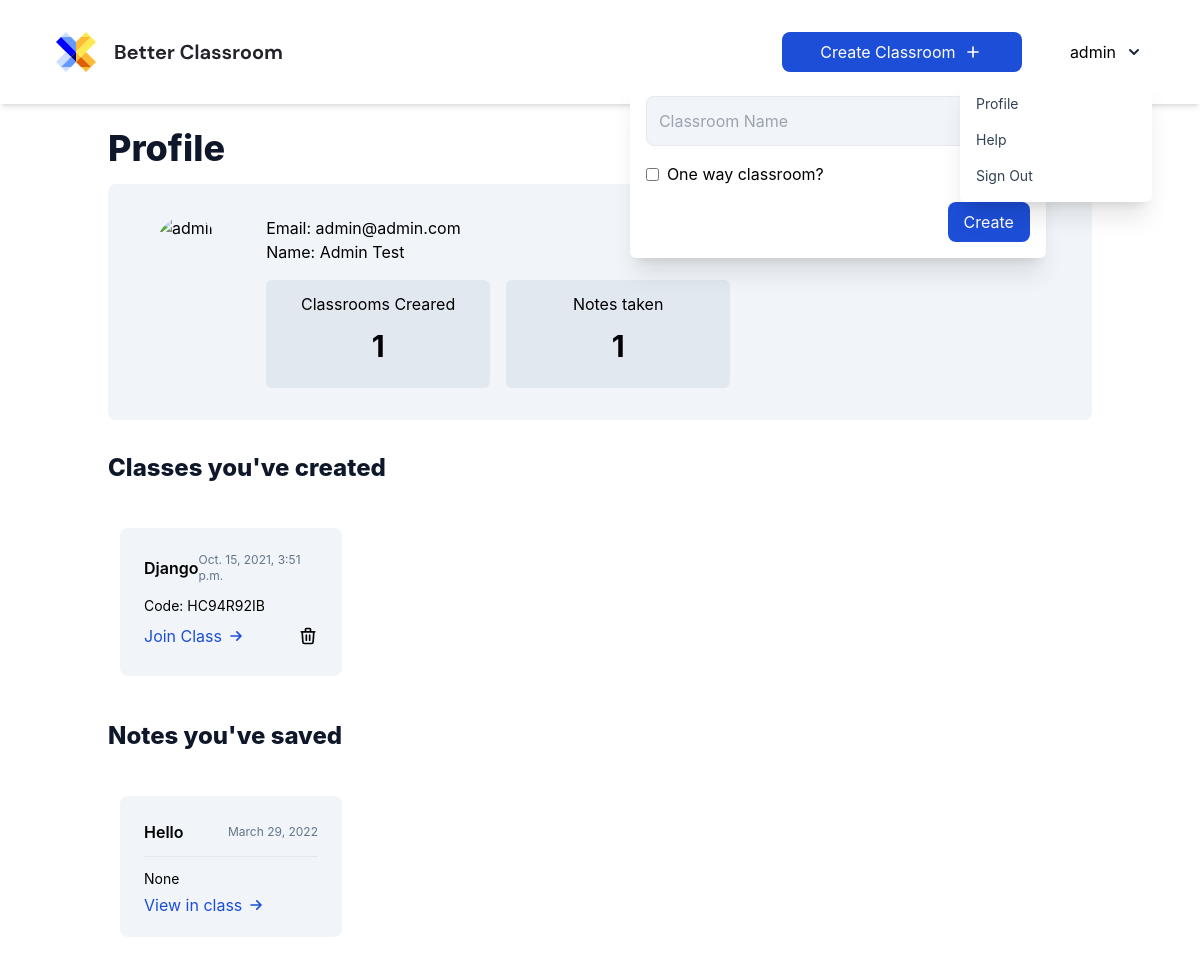
/profile/ (signed in), run on the app's committed database.
### classroom/models.py (models this page shows, shortened)
class Classroom(models.Model):
    name = models.CharField(max_length=50, null=True, blank=True)
    created_by = models.ForeignKey(User, on_delete=models.CASCADE, related_name="teacher")
    slug = models.SlugField(max_length=11, blank=True, null=True)
    oneway = models.BooleanField(default=True)
    board = models.TextField(blank=True, null=True, default="{}")
    timestamp = models.DateTimeField(auto_now_add=True)

class Notes(models.Model):
    classroom = models.ForeignKey(Classroom, on_delete=models.CASCADE)
    user = models.CharField(max_length=100, null=True, blank=True)
    note = models.CharField(max_length=1000, null=True, blank=True)

### accounts/views.py (the view)
# urls.py: path('profile/', profile_view, name='profile'),
@login_required
def profile_view(request):
    context = {
        'title': request.user.first_name + " " + request.user.last_name,
        'classrooms': Classroom.objects.filter(created_by=request.user),
        'notes': Notes.objects.filter(user=request.user)
    }
    return render(request, 'accounts/profile.html', context)

### Templates/accounts/profile.html (shortened to what this page needs)
{% extends 'base/base.html' %}
{% load static %}
{% block content %}
<div>
    <div class="mb-8">
        <h1 class="text-4xl font-extrabold text-slate-900 mb-4">Profile</h1>
        <div class="flex w-full bg-slate-100 rounded-lg p-8" >
            <div class="mr-12">
                <img src="{{ user.socialaccount_set.all.0.get_avatar_url }}" alt="{{ user }}" class="h-20 lg:h-40 w-auto rounded-full ml-4 object-cover" draggable="false" />
            </div>
            <div>
                Email: {{ request.user.email }} <br>
                Name: {{ request.user.first_name }} {{ request.user.last_name }}
                <div class="flex space-x-4 mt-4">
                    <div class="bg-slate-200 p-3 w-56 flex items-center justify-center rounded-md flex-col">
                        Classrooms Creared
                        <h2 class="text-3xl font-bold py-3">{{ classrooms.count }}</h2>
                    </div>
                    <div class="bg-slate-200 p-3 w-56 flex items-center justify-center rounded-md flex-col">
                        Notes taken
                        <h2 class="text-3xl font-bold py-3">{{ notes.count }}</h2>
                    </div>
                </div>
            </div>
        </div>
    </div>
    <h1 class="text-2xl font-extrabold text-slate-900 mb-2">Classes you've created</h1>
    <div class="flex flex-wrap my-8 w-full">
        {% for classroom in classrooms %}
            <div class="w-1/4 p-3">
                <div class="p-6 bg-slate-100 rounded-lg">
                    <div class="flex justify-between items-center mb-3">
                        <div class="font-semibold ">{{ classroom.name }}</div>
                        <div class="text-slate-500 text-xs">{{ classroom.timestamp }}</div>
                    </div>
                    <div class="mb-1 text-sm">Code: {{ classroom.slug }}</div>
                    <div class="flex justify-between items-center">
                        <a href="/{{ classroom.slug }}" class="text-blue-700 text-md py-1 rounded-md flex justify-center items-center">
                            Join Class
                            <svg xmlns="http://www.w3.org/2000/svg" class="ml-1 h-5 w-5" fill="none" viewBox="0 0 24 24" stroke="currentColor">
                                <path stroke-linecap="round" stroke-linejoin="round" stroke-width="2" d="M13 7l5 5m0 0l-5 5m5-5H6" />
                            </svg>
                        </a>
                        {% if request.user == classroom.created_by %}
                        <a href="/delete/{{ classroom.slug }}" class="hover:text-red-500">
                            <svg xmlns="http://www.w3.org/2000/svg" class="h-5 w-5" fill="none" viewBox="0 0 24 24" stroke="currentColor">
                                <path stroke-linecap="round" stroke-linejoin="round" stroke-width="2" d="M19 7l-.867 12.142A2 2 0 0116.138 21H7.862a2 2 0 01-1.995-1.858L5 7m5 4v6m4-6v6m1-10V4a1 1 0 00-1-1h-4a1 1 0 00-1 1v3M4 7h16" />
                            </svg>
                        </a>
                        {% endif %}
                    </div>
                </div>
            </div>
        {% endfor %}
    </div>
    <h1 class="text-2xl font-extrabold text-slate-900 mb-2">Notes you've saved</h1>
    <div class="flex flex-wrap my-8 w-full">
        {% for note in notes %}
            <div class="w-1/4 p-3">
                <div class="px-6 pt-6 pb-4 bg-slate-100 rounded-lg">
                    <div class="flex justify-between items-center mb-3">
                        <div class="font-semibold ">{{ note.classroom.name }}</div>
                        <div class="text-slate-500 text-xs">{{ note.classroom.timestamp|date }}</div>
                    </div>
                    <hr class="mb-3">
                    <div class="text-sm">{{ note.note }}</div>
                    <div class="flex justify-between items-center">
                        <a href="/{{ classroom.slug }}" class="text-blue-700 text-md py-1 rounded-md flex justify-center items-center">
                            View in class
                            <svg xmlns="http://www.w3.org/2000/svg" class="ml-1 h-5 w-5" fill="none" viewBox="0 0 24 24" stroke="currentColor">
                                <path stroke-linecap="round" stroke-linejoin="round" stroke-width="2" d="M13 7l5 5m0 0l-5 5m5-5H6" />
                            </svg>
                        </a>
                    </div>
                </div>
            </div>
        {% endfor %}
    </div>
</div>
{% endblock content %}

### Templates/base/navbar.html (shortened to what this page needs)
{% load socialaccount %}
<nav class="absolute top-0 w-screen">
    <div class="mx-auto max-w-screen">
        <div class="flex justify-between shadow-md px-12">
            <div class="flex space-x-4">
                <div>
                    <a href="{% url 'home' %}" class="flex items-center py-8 px-2 text-slate-700 hover:text-slate-900">
                    </a>
                </div>
            </div>
            <div class="md:flex items-center">
                {% if request.user.is_authenticated %}
                    <div class="flex justify-center mr-6">
                        <div x-data="{ createClass: false }" class="relative my-2">
                            <button @click="createClass = !createClass" class="relative z-10 block px-3 py-2 flex w-60 mr-6 justify-center items-center bg-blue-700 hover:bg-blue-800 text-white rounded-lg">
                                Create Classroom
                                <svg xmlns="http://www.w3.org/2000/svg" class="ml-2 h-5 w-5" fill="none" viewBox="0 0 24 24" stroke="currentColor">
                                    <path stroke-linecap="round" stroke-linejoin="round" stroke-width="2" d="M12 6v6m0 0v6m0-6h6m-6 0H6" />
                                </svg>
                            </button>
                            <div x-show="createClass" @click="createClass = false" class="fixed inset-0 h-full w-full z-10"></div>
                            <div x-show="createClass" class="absolute right-0 mt-2 p-4 w-auto bg-white rounded-md shadow-xl z-20">
                                <form action="" method="POST">{% csrf_token %}
                                    <div class="flex flex-col space-y-4">
                                        <input type="text" name="classname" placeholder="Classroom Name" class="p-3 w-96 bg-slate-100 rounded-lg border focus:border-slate-200"  required/>
                                        <label class="inline-flex items-center">
                                            <input type="checkbox" class="form-checkbox" name="oneway"/>
                                            <span class="ml-2">One way classroom?</span>
                                        </label>
                                        <button type="submit" class="px-4 py-2 ml-auto flex w-max justify-center items-center bg-blue-700 hover:bg-blue-800 text-white rounded-lg">
                                            Create
                                        </button>
                                    </div>
                                </form>
                            </div>
                        </div>
                    </div>
                    {{ request.user }}
                    <div class="flex justify-center">
                        <div x-data="{ dropdownOpen: false }" class="relative my-2">
                            <button @click="dropdownOpen = !dropdownOpen" class="relative z-10 block rounded-md p-2 focus:outline-none">
                                <svg class="h-5 w-5 text-slate-800" xmlns="http://www.w3.org/2000/svg" viewBox="0 0 20 20" fill="currentColor">
                                    <path fill-rule="evenodd" d="M5.293 7.293a1 1 0 011.414 0L10 10.586l3.293-3.293a1 1 0 111.414 1.414l-4 4a1 1 0 01-1.414 0l-4-4a1 1 0 010-1.414z" clip-rule="evenodd" />
                                </svg>
                            </button>
                            <div x-show="dropdownOpen" @click="dropdownOpen = false" class="fixed inset-0 h-full w-full z-10"></div>
                            <div x-show="dropdownOpen" class="absolute right-0 mt-2 py-2 w-48 bg-white rounded-md shadow-xl z-20">
                                <a href="{% url 'profile' %}" class="block px-4 py-2 text-sm capitalize text-slate-700 hover:bg-blue-700 hover:text-white">
                                    Profile
                                </a>
                                <a href="#" class="block px-4 py-2 text-sm capitalize text-slate-700 hover:bg-blue-700 hover:text-white">
                                    Help
                                </a>
                                <a href="{% url 'logout' %}" class="block px-4 py-2 text-sm capitalize text-slate-700 hover:bg-blue-700 hover:text-white">
                                    Sign Out
                                </a>
                            </div>
                        </div>
                    </div>
                {% endif %}
            </div>
        </div>
    </div>
</nav>

### static/style.css (style rules this page uses)
html, body { font-family: 'Inter', sans-serif !important; font-family: 'DM Sans', sans-serif; scroll-behavior: smooth; }
* { outline: none; }

### data on the page
Classroom: name "Django", timestamp "Oct. 15, 2021, 3:51 p.m.", slug "HC94R92IB"
Notes: classroom.name "Hello", classroom.timestamp "March 29, 2022", note "None"

### other printed values
{{ request.user }} "admin"
{{ request.user.email }} "admin@admin.com"
{{ request.user.first_name }} "Admin"
{{ request.user.last_name }} "Test"
{{ classrooms.count }} "1"
{{ notes.count }} "1"
